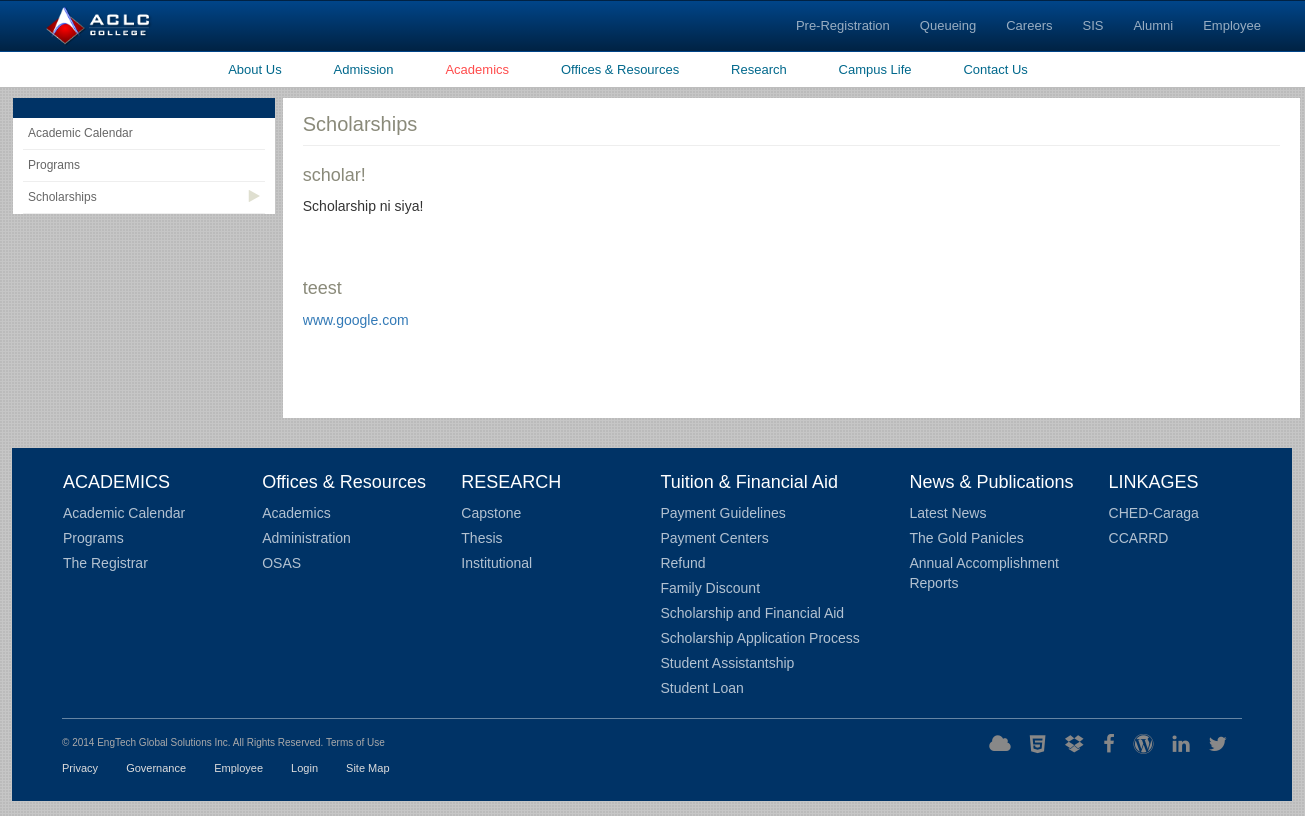
Page /index.php/public/academic/scholarships on the committed database.
### tables this page shows
CREATE TABLE `scholarship` (
  `scholarship_id` int(11) NOT NULL,
  `title` varchar(255) DEFAULT NULL,
  `content` varchar(255) DEFAULT NULL,
  `date_posted` datetime DEFAULT NULL,
  `ac_id` int(11) DEFAULT NULL
);

### application/controllers/public/academic.php (called while the page is built, shortened)
<?php
class Academic extends CI_Controller {
	public function load_sch(){
		$this->load->model('scholar');
		$sch = new Scholar;
		$sch = $sch->get();
		return $sch;
	}
	public function scholarships(){
		$data['sch'] = $this->load_sch();
		$this->load->view('public/scholarship',$data);
	}
}

### index.php (called while the page is built, shortened)
<?php
require_once BASEPATH.'core/CodeIgniter.php';

### application/core/MY_Model.php (called while the page is built, shortened)
<?php
	class MY_Model extends CI_Model{
		public function instatiate($qry_result){
			$toret = array();
			foreach ($qry_result as $row) {
				$model = new $class;
				$model->populate($row);
				$toret[$row->{$this::DB_TABLE_PK}] = $model;
			}
			return $toret;
		}
		public function get($limit = 0, $offset = 0){
			$this->db->select('*');
			$this->db->from($this::DB_TABLE);
			$qry = $this->db->get();
			$toret = $this->instatiate($qry->result());
			return $toret;
		}
	}

### application/views/public/scholarship.php (the view, shortened to what this page needs)
<!DOCTYPE html>
<html lang="en">
<head>
  <link rel="stylesheet" href="<?= base_url()?>plugins/css/bootstrap.min.css">
  <link rel="stylesheet" href="<?= base_url()?>plugins/css/fontawesome/css/font-awesome.min.css">
  <link rel="stylesheet" href="<?= base_url()?>plugins/css/styles.css">
  <link rel="stylesheet" href="<?= base_url()?>plugins/plugins/owl_carousel/docs/assets/owlcarousel/assets/owl.carousel.min.css">
  <link rel="stylesheet" href="<?= base_url()?>plugins/plugins/owl_carousel/docs/assets/owlcarousel/assets/owl.theme.default.min.css">
</head>
<body>
	<nav class="navbar box-edge no-margin">
	  <div class="container-fluid">
	  		<div class="navbar-header">
		      <a class="navbar-brand" href="<?= base_url()?>""><img src="<?= base_url()?>plugins/images/logo.png" alt=""></a>
		    </div>
		    <div class="collapse navbar-collapse" id="myNavbar">
		      <ul class="nav navbar-nav navbar-right pr-20">
		        <li><a href="#" class="c-white f-12">Pre-Registration</a></li>
		        <li><a href="#" class="c-white f-12">Queueing</a></li>
		        <li><a href="#" class="c-white f-12">Careers</a></li>
		        <li><a href="#" class="c-white f-12">SIS</a></li>
		        <li><a href="#" class="c-white f-12">Alumni</a></li>
		        <li><a href="#" class="c-white f-12">Employee</a></li>
		      </ul>
		    </div>
	  </div>
	</nav>
	<nav class="main-nav hidden-xs mb-10">
		<div class="container">
			<ul class="center-text inline-block">
				<li ><a href="<?= base_url()?>index.php/public/about_us">About Us</a></li>
				<li ><a href="<?= base_url()?>index.php/public/admission">Admission</a></li>
				<li class="active"><a href="<?= base_url()?>index.php/public/academic">Academics</a></li>
				<li><a href="<?= base_url()?>index.php/public/office_resource">Offices &amp; Resources</a></li>
				<li><a href="<?= base_url()?>index.php/public/research">Research</a></li>
				<li><a href="<?= base_url()?>index.php/public/campus_life">Campus Life</a></li>
				<li><a href="<?= base_url()?>index.php/public/contact_us">Contact Us</a></li>
			</ul>
		</div>
	</nav>
	<div class="main-content">
		<div class="container">
			<div class="admission-main mb-30">
				<div class="row">
					<div class="col-md-5 pr-0">
						<div class="admission-leftpane bg-white">
							<div class="head-blue ptb-10 bg-blue"></div>
							<ul>
								<li><a href="<?= base_url()?>index.php/public/academic">Academic Calendar</a><i class="fa fa-play"></i></li>
								<li ><a href="<?= base_url()?>index.php/public/academic/academics_programs">Programs</a><i class="fa fa-play"></i></li>
								<li class="active"><a href="<?= base_url()?>index.php/public/academic/scholarships">Scholarships</a><i class="fa fa-play"></i></li>
							</ul>
						</div>
					</div>
					<div class="col-md-19 pr-0">
						<div class="activity-sched bg-white ptb-15">
							<div class="calendar-activity oh mb-30">
								<div class="head oh bb">
									<h3 class="normal c-gray f-20 mb-10 pull-left">Scholarships</h3>
								</div>
								<?php foreach($sch as $key => $value):?>
									<br >
									<div class="mb-40">
										<h4 class="c-gray"><?= $value->title;?></h4>
										<?= $value->content; ?>
									</div>
								<?php endforeach;?>
							</div>
						</div>
					</div>
				</div>
			</div>
			<footer>
				<div class="links bbw pb-15 mb-15">
					<div class="row">
						<div class="col-md-4">
							<h4>ACADEMICS</h4>
							<ul>
								<li><a href="">Academic Calendar</a></li>
								<li><a href="">Programs</a></li>
								<li><a href="">The Registrar</a></li>
							</ul>
						</div>
						<div class="col-md-4">
							<h4>Offices & Resources</h4>
							<ul>
								<li><a href="">Academics</a></li>
								<li><a href="">Administration</a></li>
								<li><a href="">OSAS</a></li>
							</ul>
						</div>
						<div class="col-md-4">
							<h4>RESEARCH</h4>
							<ul>
								<li><a href="">Capstone</a></li>
								<li><a href="">Thesis</a></li>
								<li><a href="">Institutional</a></li>
							</ul>
						</div>
						<div class="col-md-5">
							<h4>Tuition & Financial Aid</h4>
							<ul>
								<li><a href="">Payment Guidelines</a></li>
								<li><a href="">Payment Centers</a></li>
								<li><a href="">Refund</a></li>
								<li><a href="">Family Discount</a></li>
								<li><a href="">Scholarship and Financial Aid</a></li>
								<li><a href="">Scholarship Application Process</a></li>
								<li><a href="">Student Assistantship</a></li>
								<li><a href="">Student Loan</a></li>
							</ul>
						</div>
						<div class="col-md-4">
							<h4>News & Publications</h4>
							<ul>
								<li><a href="">Latest News</a></li>
								<li><a href="">The Gold Panicles</a></li>
								<li><a href="">Annual Accomplishment Reports</a></li>
							</ul>
						</div>
						<div class="col-md-3">
							<h4>LINKAGES</h4>
							<ul>
								<li><a href="">CHED-Caraga</a></li>
								<li><a href="">CCARRD</a></li>
							</ul>
						</div>
					</div>
				</div>
				<div class="footer oh">
					<div class="pull-left left">
						<p class='f-10 c-lgray mb-10'>© 2014 EngTech Global Solutions Inc. All Rights Reserved. Terms of Use</p>
						<ul class="inline-block f-11">
							<li><a href="">Privacy</a></li>
							<li><a href="">Governance</a></li>
							<li><a href="">Employee</a></li>
							<li><a href="">Login</a></li>
							<li><a href="">Site Map</a></li>
						</ul>
					</div>
					<div class="pull-right right">
						<ul class="inline-block">
							<li><a href="" class="fa fa-cloud"></a></li>
							<li><a href="" class="fa fa-html5"></a></li>
							<li><a href="" class="fa fa-dropbox"></a></li>
							<li><a href="" class="fa fa-facebook-f"></a></li>
							<li><a href="" class="fa fa-wordpress"></a></li>
							<li><a href="" class="fa fa-linkedin"></a></li>
							<li><a href="" class="fa fa-twitter"></a></li>
						</ul>
					</div>
				</div>
			</footer>
		</div>
	</div>
</body>
</html>

### rows in the picture
scholarship: title "scholar!", content "Scholarship ni siya!"
scholarship: title "teest", content "www.google.com"
